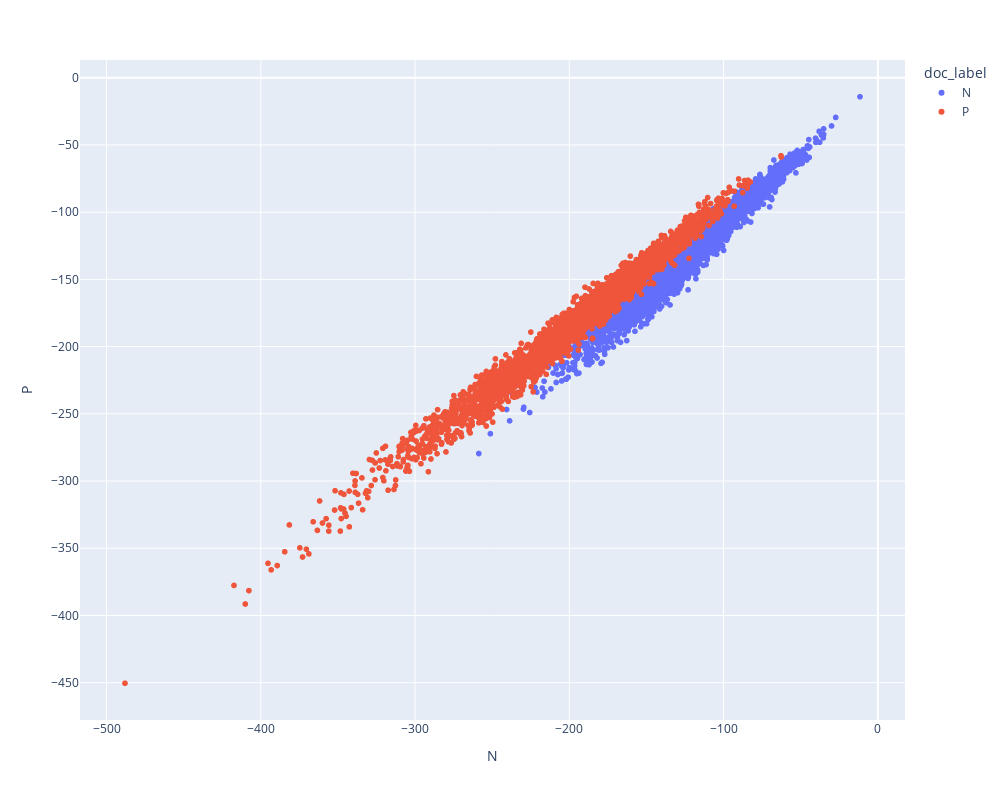

Source (notebook cell):
### Code cell
px.scatter(X, 'N','P', color='doc_label', hover_name='points', height=800, width=1000)

### Figure 1 — Plotly figure (JSON) as saved in the notebook; plotly's stock layout.template omitted (floating-point values rounded to 4 significant figures; data arrays with more than 128 entries replaced by an {"elided": "..."} marker saying what was removed)
{"data": [{"hovertemplate": "<b>%{hovertext}</b><br><br>doc_label=N<br>N=%{x}<br>P=%{y}<extra></extra>", "hovertext": {"elided": "3162 int values"}, "legendgroup": "N", "marker": {"color": "#636efa", "symbol": "circle"}, "mode": "markers", "name": "N", "showlegend": true, "type": "scattergl", "x": {"elided": "3162 float values"}, "xaxis": "x", "y": {"elided": "3162 float values"}, "yaxis": "y"}, {"hovertemplate": "<b>%{hovertext}</b><br><br>doc_label=P<br>N=%{x}<br>P=%{y}<extra></extra>", "hovertext": {"elided": "2966 int values"}, "legendgroup": "P", "marker": {"color": "#EF553B", "symbol": "circle"}, "mode": "markers", "name": "P", "showlegend": true, "type": "scattergl", "x": {"elided": "2966 float values"}, "xaxis": "x", "y": {"elided": "2966 float values"}, "yaxis": "y"}], "layout": {"height": 800, "legend": {"title": {"text": "doc_label"}, "tracegroupgap": 0}, "margin": {"t": 60}, "width": 1000, "xaxis": {"anchor": "y", "autorange": true, "domain": [0, 1], "range": [-517.2, 17.61], "title": {"text": "N"}, "type": "linear"}, "yaxis": {"anchor": "x", "autorange": true, "domain": [0, 1], "range": [-477.8, 13.19], "title": {"text": "P"}, "type": "linear"}}}
